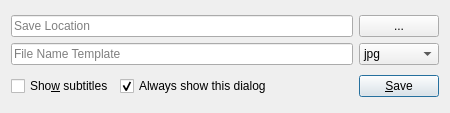
<?xml version="1.0" encoding="UTF-8"?>
<ui version="4.0">
 <class>ScreenshotDialog</class>
 <widget class="QDialog" name="ScreenshotDialog">
  <property name="geometry">
   <rect>
    <x>0</x>
    <y>0</y>
    <width>450</width>
    <height>113</height>
   </rect>
  </property>
  <property name="windowTitle">
   <string>Take Screenshot</string>
  </property>
  <property name="styleSheet">
   <string notr="true"/>
  </property>
  <layout class="QVBoxLayout" name="verticalLayout">
   <item>
    <layout class="QGridLayout" name="gridLayout">
     <item row="0" column="1">
      <widget class="QPushButton" name="browseButton">
       <property name="sizePolicy">
        <sizepolicy hsizetype="Fixed" vsizetype="Fixed">
         <horstretch>0</horstretch>
         <verstretch>0</verstretch>
        </sizepolicy>
       </property>
       <property name="styleSheet">
        <string notr="true">QPushButton {
    min-width: 40px;
}</string>
       </property>
       <property name="text">
        <string>...</string>
       </property>
       <property name="autoDefault">
        <bool>false</bool>
       </property>
      </widget>
     </item>
     <item row="0" column="0">
      <widget class="QLineEdit" name="locationEdit">
       <property name="placeholderText">
        <string>Save Location</string>
       </property>
      </widget>
     </item>
     <item row="1" column="0">
      <widget class="QLineEdit" name="templateEdit">
       <property name="placeholderText">
        <string>File Name Template</string>
       </property>
      </widget>
     </item>
     <item row="1" column="1">
      <widget class="QComboBox" name="formatComboBox">
       <property name="sizePolicy">
        <sizepolicy hsizetype="Fixed" vsizetype="Fixed">
         <horstretch>0</horstretch>
         <verstretch>0</verstretch>
        </sizepolicy>
       </property>
       <property name="minimumSize">
        <size>
         <width>80</width>
         <height>0</height>
        </size>
       </property>
       <item>
        <property name="text">
         <string>jpg</string>
        </property>
       </item>
       <item>
        <property name="text">
         <string>png</string>
        </property>
       </item>
       <item>
        <property name="text">
         <string>tga</string>
        </property>
       </item>
      </widget>
     </item>
    </layout>
   </item>
   <item>
    <layout class="QHBoxLayout" name="horizontalLayout">
     <item>
      <widget class="QCheckBox" name="subtitlesCheckBox">
       <property name="text">
        <string>Sho&amp;w subtitles</string>
       </property>
      </widget>
     </item>
     <item>
      <widget class="QCheckBox" name="showCheckBox">
       <property name="text">
        <string>Always show this dialog</string>
       </property>
       <property name="checked">
        <bool>true</bool>
       </property>
      </widget>
     </item>
     <item>
      <spacer name="horizontalSpacer">
       <property name="orientation">
        <enum>Qt::Horizontal</enum>
       </property>
       <property name="sizeHint" stdset="0">
        <size>
         <width>40</width>
         <height>20</height>
        </size>
       </property>
      </spacer>
     </item>
     <item>
      <widget class="QPushButton" name="saveButton">
       <property name="sizePolicy">
        <sizepolicy hsizetype="Fixed" vsizetype="Fixed">
         <horstretch>0</horstretch>
         <verstretch>0</verstretch>
        </sizepolicy>
       </property>
       <property name="text">
        <string>&amp;Save</string>
       </property>
       <property name="default">
        <bool>true</bool>
       </property>
      </widget>
     </item>
    </layout>
   </item>
  </layout>
 </widget>
 <tabstops>
  <tabstop>locationEdit</tabstop>
  <tabstop>browseButton</tabstop>
  <tabstop>templateEdit</tabstop>
  <tabstop>formatComboBox</tabstop>
  <tabstop>subtitlesCheckBox</tabstop>
  <tabstop>showCheckBox</tabstop>
  <tabstop>saveButton</tabstop>
 </tabstops>
 <resources/>
 <connections/>
</ui>
